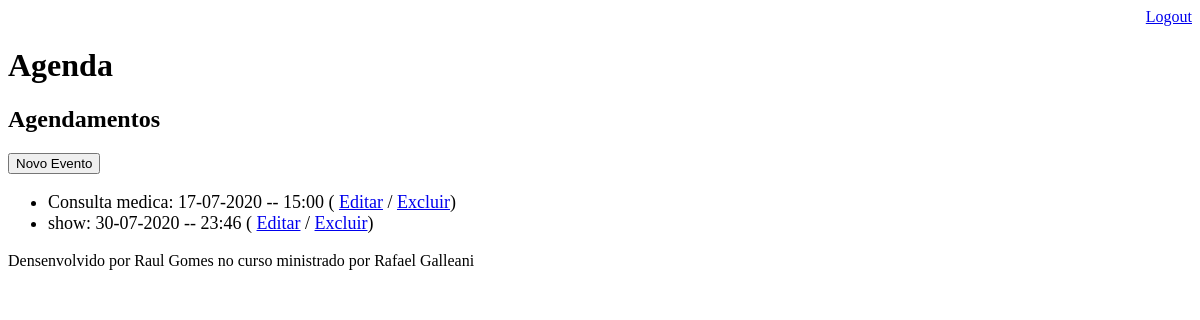
/agenda/ (signed in), run on an earlier commit of the app's database.
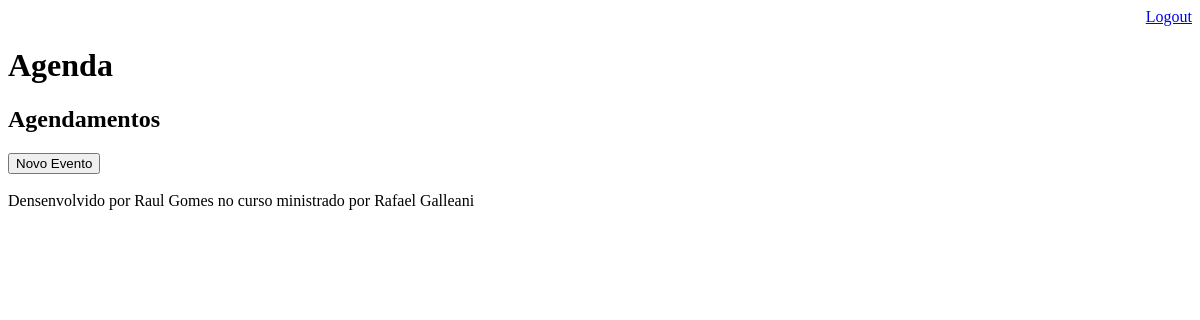
And on a later commit of the database.
### core/models.py (models this page shows, shortened)
class Evento(models.Model):
    titulo = models.CharField(max_length=100)
    descricao = models.TextField(blank=True, null=True)
    data_evento = models.DateTimeField(verbose_name='Data do Evento')
    data_criacao = models.DateTimeField(auto_now=True, verbose_name='Data da Criação')
    usuario = models.ForeignKey(User, on_delete=models.CASCADE)
    class Meta:
        db_table = 'evento'
    def get_data_evento(self):
        return self.data_evento.strftime('%d-%m-%Y -- %H:%M')
    def get_evento_atrasado(self):
        if self.data_evento < datetime.now():
            return True
        return False

### core/views.py (the view)
# urls.py: path('agenda/', views.lista_eventos),
@login_required(login_url='/login/')
def lista_eventos(request):
    usuario = request.user
    data_atual = datetime.now() - timedelta(hours=1)
    evento = Evento.objects.filter(usuario=usuario,
                                   data_evento__gt=data_atual)
    response = {'eventos': evento}
    return render(request, 'agenda.html', response)

### templates/agenda.html (shortened to what this page needs)
{% extends "model-page.html" %}
{% block content %}
    <h2>Agendamentos</h2>
    <a href="evento/">
        <button type="button">Novo Evento</button>
    </a>
    <ul style="font-size: 18px">
        {% for evento in eventos %}
            <li>
                <div style=>
                    {{evento.titulo}}: {{evento.get_data_evento}}
                    ( <a href="evento/?id={{ evento.id }}">Editar</a>
                    / <a href="evento/delete/{{ evento.id }}/">Excluir</a>)
                </div>
            </li>
        {% endfor %}
    </ul>
{% endblock %}

### templates/model-page.html
<!DOCTYPE html>
<html lang="en">
<head>
    {% include "model-header.html" %}
</head>
<body>
    {% block content %} {% endblock %}
    {%include "model-footer.html" %}
</body>
</html>

### templates/model-header.html (shortened to what this page needs)
<div align="right">
    <a href="/logout">Logout</a>
</div>
<h1>Agenda</h1>

### templates/model-footer.html
<p>Densenvolvido por Raul Gomes no curso ministrado por Rafael Galleani</p>

What changed in the data, as far as the page shows it:
removed Evento: titulo "Consulta medica", get_data_evento "17-07-2020 -- 15:00"
removed Evento: titulo "show", get_data_evento "30-07-2020 -- 23:46"
